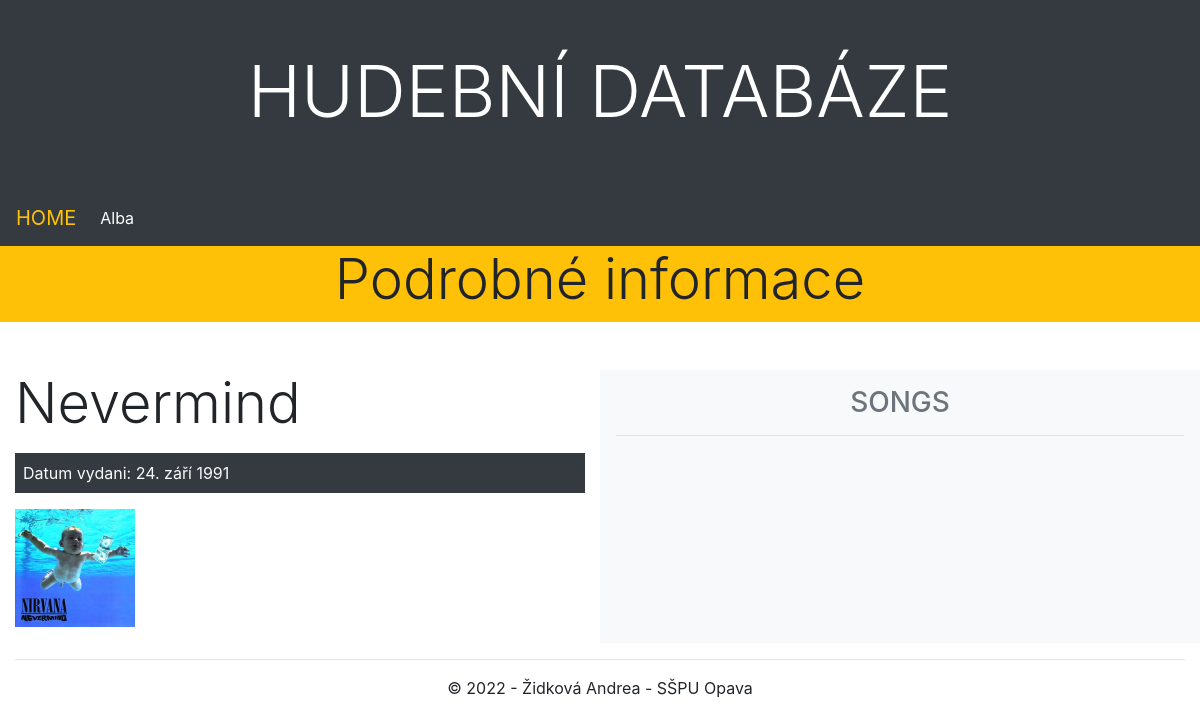
/databaze/album/2/, run on the app's committed database.
### databaze/models.py (models this page shows, shortened)
class Album(models.Model):
    nazev_album = models.CharField(max_length=100, verbose_name="Název")
    datum_vydani = models.DateField(blank=True, null=True,
                                    verbose_name="Datum vydání")
    zanr = models.ManyToManyField(Zanr)
    umelec = models.ManyToManyField(Umelec)
    cover = models.ImageField(blank=True, verbose_name="Cover",
                               upload_to=cover_path)
    class Meta:
        verbose_name = 'Album',
        verbose_name_plural = 'Alba'

### databaze/views.py (the view)
# urls.py: path('album/<int:pk>/', views.AlbumDetailView.as_view(), name='album_detail')
class AlbumDetailView(DetailView):
    model = Album
    context_object_name = 'album_detail'
    template_name = 'album/detail.html'

### databaze/templates/album/detail.html (shortened to what this page needs)
{% extends "base.html" %}
{% block content %}
<div class="row mb-3">
    <div class="col-sm-12 bg-warning">
        <h2 class="display-4 text-center">Podrobné informace</h2>
    </div>
</div>
<div class="row mt-5 mb-3">
    <div class="col-lg-6 mb-3">
        <h2 class="display-4 mb-3">{{ album_detail.nazev_album }}</h2>
        <div class="bg-dark text-light p-2 mb-3">Datum vydani: {{ album_detail.datum_vydani }}</div>
        <div class="row">
            <div class="col-md-3">
                {% if album_detail.cover %}
                 <a href="{{ album_detail.cover.url }}" data-toggle="lightbox" data-gallery="gallery">
                    <img src="{{ album_detail.cover.url }}" class="img-fluid" alt="Cover k albu">
                </a>
                {% endif %}
            </div>
            <div class="col">
            </div>
        </div>
    </div>
    <div class="col-lg-6 bg-light p-3">
        <h3 class="border-bottom pb-3 text-secondary text-center text-uppercase">Songs</h3>
    </div>
</div>
{% endblock %}

### data on the page
Album: nazev_album "Nevermind", datum_vydani "24. září 1991", cover (picture)
